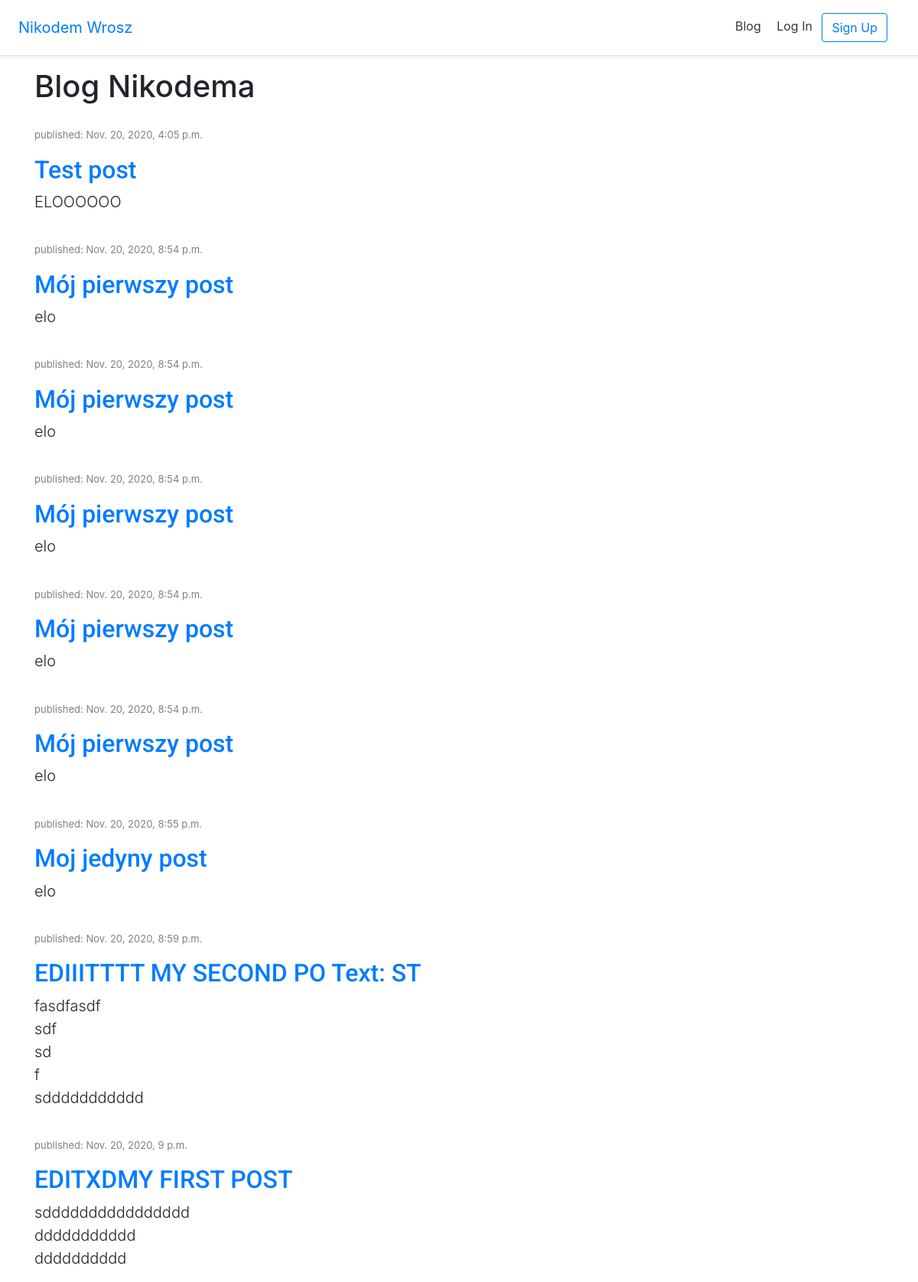
Screenshot of /blog/ with the database file from the repository.
### blog/models.py (models this page shows, shortened)
class Post(models.Model):
    author = models.ForeignKey('users.CustomUser', on_delete=models.CASCADE)
    title = models.CharField(max_length=200)
    text = models.TextField()
    created_date = models.DateTimeField(
            default=timezone.now)
    published_date = models.DateTimeField(
            blank=True, null=True)

### blog/views.py (the view)
# urls.py: path('', views.post_list, name='post_list'),
def post_list(request):
    posts = Post.objects.filter(published_date__lte=timezone.now()).order_by('published_date')
    return render(request, 'blog/post_list.html',{'posts' : posts})

### templates/blog/post_list.html (shortened to what this page needs)
{% extends '_base.html' %}
{% load static %}
{% block content %}
<h1>Blog Nikodema</h1>
       {% for post in posts %}
            <div class="post">
                <p class="date">published: {{ post.published_date }}</p>
                <h2><a href="{% url 'post_detail' pk=post.pk %}">{{ post.title }}</a></h2>
                <p class="lead">{{ post.text|linebreaksbr }}</p>
            </div>
        {% endfor %}
{% endblock content %}

### templates/_base.html (shortened to what this page needs)
{% load static %}
<!DOCTYPE html>
<html>
<head>
  <link rel="stylesheet" href="https://stackpath.bootstrapcdn.com/bootstrap/4.5.0/css/bootstrap.min.css">
  <link rel="stylesheet" href="{% static 'css/base.css' %}">
  <link rel="stylesheet" href="https://cdnjs.cloudflare.com/ajax/libs/font-awesome/4.7.0/css/font-awesome.min.css">
</head>
<body>
  <header>
    <div class="d-flex flex-column flex-md-row align-items-center p-3 px-md-4
     mb-3 bg-white border-bottom shadow-sm">
      <a href="{% url 'home' %}" class="navbar-brand my-0 mr-md-auto
      font-weight-normal">Nikodem Wrosz</a>
      <nav class="my-2 my-md-0 mr-md-3">
        <a class="p-2 text-dark" href="{% url 'post_list' %}">Blog</a>
        {% if user.is_authenticated %}
          <a class="p-2 text-dark" href="{% url 'account_logout' %}">Log Out</a>
        {% else %}
          <a class="p-2 text-dark" href="{% url 'account_login' %}">Log In</a>
          <a class="btn btn-outline-primary"
            href="{% url 'account_signup' %}">Sign Up</a>
        {% endif %}
      </nav>
    </div>
  </header>
  <div class="container">
    {% block content %}
    {% endblock content %}
  </div>
</body>
</html>

### static/css/base.css (style rules this page uses)
.post { padding-top: 2%; }
.post h2 { font-family: 'Roboto'; }
.post .date { color: grey; font-size: small; }

### rows the page displays
Post: published_date "Nov. 20, 2020, 4:05 p.m.", title "Test post", text "ELOOOOOO"
Post: published_date "Nov. 20, 2020, 8:54 p.m.", title "Mój pierwszy post", text "elo"
Post: published_date "Nov. 20, 2020, 8:54 p.m.", title "Mój pierwszy post", text "elo"
Post: published_date "Nov. 20, 2020, 8:54 p.m.", title "Mój pierwszy post", text "elo"
Post: published_date "Nov. 20, 2020, 8:54 p.m.", title "Mój pierwszy post", text "elo"
Post: published_date "Nov. 20, 2020, 8:54 p.m.", title "Mój pierwszy post", text "elo"
Post: published_date "Nov. 20, 2020, 8:55 p.m.", title "Moj jedyny post", text "elo"
Post: published_date "Nov. 20, 2020, 8:59 p.m.", title "EDIIITTTT MY SECOND PO Text: ST", text "fasdfasdf sdf sd f sddddddddddd"
Post: published_date "Nov. 20, 2020, 9 p.m.", title "EDITXDMY FIRST POST", text "sdddddddddddddddd ddddddddddd dddddddddd"
